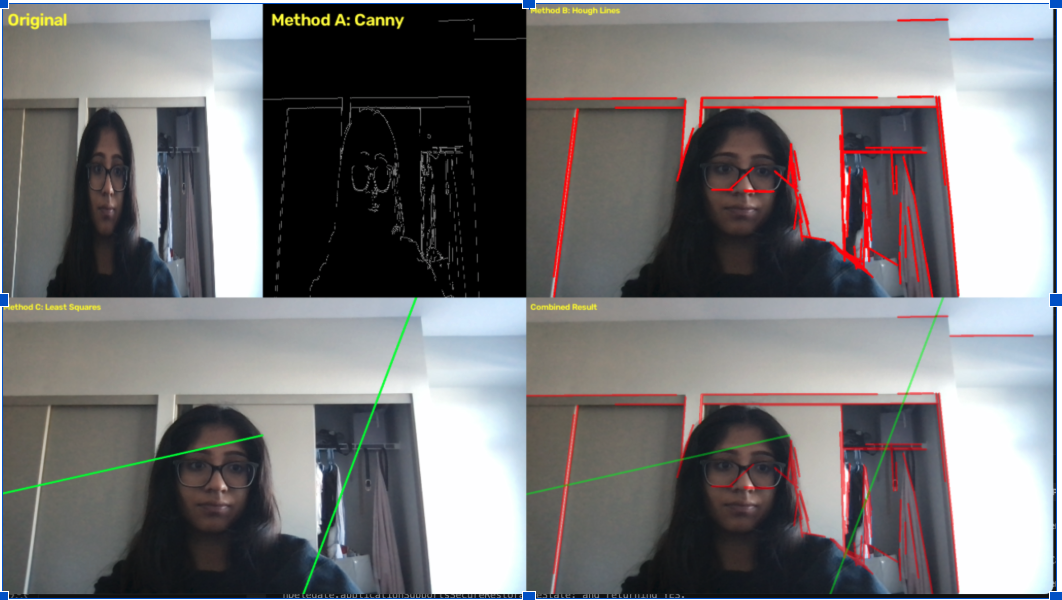
#> input picture images/experiment1.png, 1062 x 600 px, given in place of the camera
$ python Bharath_Shreya_line_detection.py
#> lines starting #> are read from the running program, lines starting #| are printed output that depends on the picture; after the words box and inside, x2 and y2 are one past the last pixel; in counts of white or black regions, pixels touching at a corner belong together
#> in main, frame is the input picture: shape (600, 1062, 3); mean B, G, R 119, 117.9, 119.2
import cv2
import numpy as np


def detect_canny(frame):
    """
    Convert the frame to grayscale and detect edges using Canny.
    """
    gray = cv2.cvtColor(frame, cv2.COLOR_BGR2GRAY)

    edges = cv2.Canny(
        gray,
        50,
        150
    )
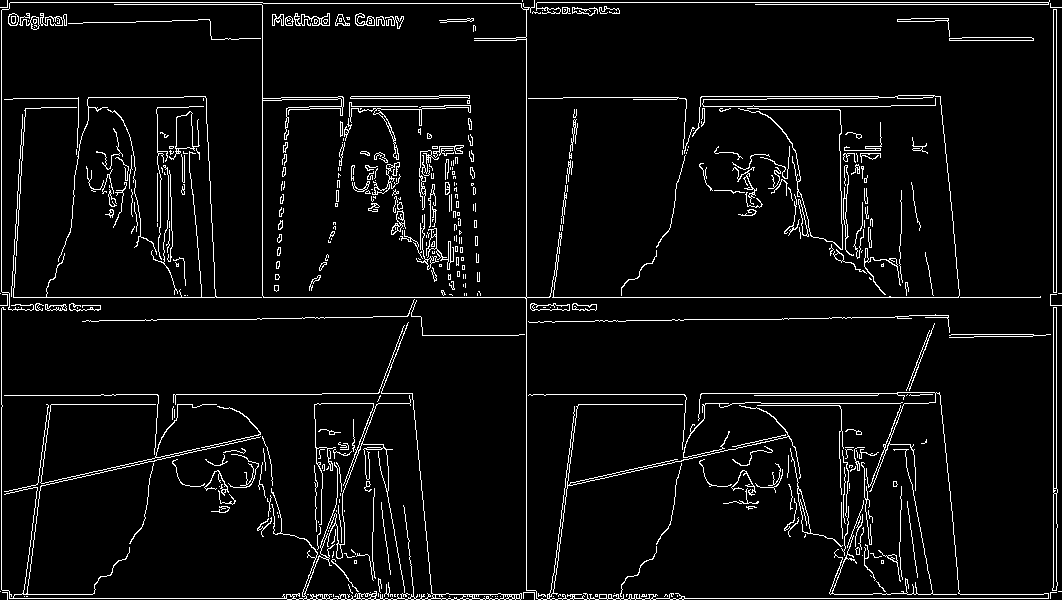
#> edges: shape (600, 1062); 5.1% white in thin lines or dots

    return edges


def detect_hough(frame, edges):
    """
    Detect line segments using the probabilistic Hough transform.
    """
    output = frame.copy()

    lines = cv2.HoughLinesP(
        edges,
        rho=1,
        theta=np.pi / 180,
        threshold=50,
        minLineLength=50,
        maxLineGap=20
    )
#> lines = 211 rows, first 6: [7, 598, 1050, 598], [7, 297, 1050, 297], [534, 2, 1048, 2], [283, 594, 679, 594], [1, 589, 1, 7], [1053, 592, 1053, 7]

    if lines is not None:
        for line in lines:
            x1, y1, x2, y2 = line.flatten()

            cv2.line(
                output,
                (int(x1), int(y1)),
                (int(x2), int(y2)),
                (0, 0, 255),
                3
            )
#> this loop made 211 passes
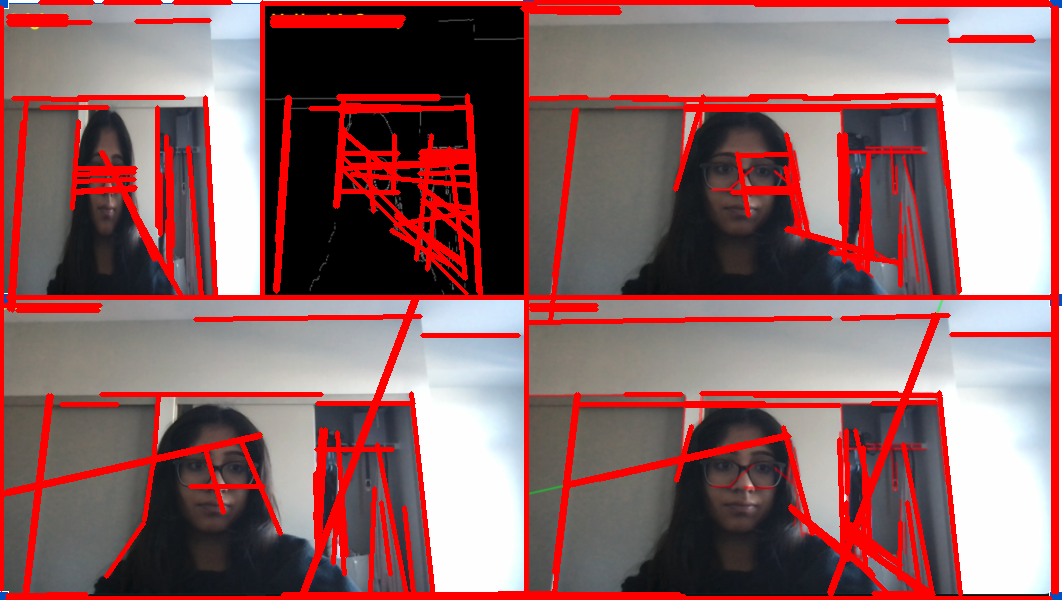
#> output: shape (600, 1062, 3); 16.18% of pixels changed, all inside (x1, y1, x2, y2) = (0, 0, 1059, 600)

    return output


def detect_least_squares(frame, edges):
    """
    Fit one least-squares line to edge points in
    the left half and one line in the right half.
    """
    output = frame.copy()

    height, width = edges.shape
#> height = 600; width = 1062

    regions = [
        (0, width // 2),
        (width // 2, width)
    ]
#> regions = [(0, 531), (531, 1062)]

    for x_start, x_end in regions:
        region = edges[:, x_start:x_end]

        # Find coordinates of edge pixels
        y_points, x_points = np.where(region > 0)

        # Convert local x-coordinates to full-image coordinates
        x_points = x_points + x_start

        # Skip the region if there are not enough edge points
        if len(x_points) < 20:
            continue

        points = np.column_stack(
            (x_points, y_points)
        ).astype(np.float32)

        # Fit a line using least-squares distance
        line = cv2.fitLine(
            points,
            cv2.DIST_L2,
            0,
            0.01,
            0.01
        )

        vx, vy, x0, y0 = line.flatten()

        # Handle vertical lines
        if abs(vx) < 1e-6:
            x1 = int(x0)
            x2 = int(x0)
            y1 = 0
            y2 = height - 1

        else:
            x1 = x_start
            x2 = x_end - 1

            y1 = int(y0 + (x1 - x0) * vy / vx)
            y2 = int(y0 + (x2 - x0) * vy / vx)

        # Draw the fitted line in green
        cv2.line(
            output,
            (int(x1), int(y1)),
            (int(x2), int(y2)),
            (0, 255, 0),
            3
        )
#> this loop made 2 passes
#> (vx, vy, x0, y0, y1, y2) on passes 1 to 2: (0.0348, 0.999, 269.7, 287.4, -7458, 7763), (0.0405, -0.999, 809.1, 317.4, 7184, -5900)
#> pass 1, in detect_least_squares, `region = edges[:, x_start:x_end]`:
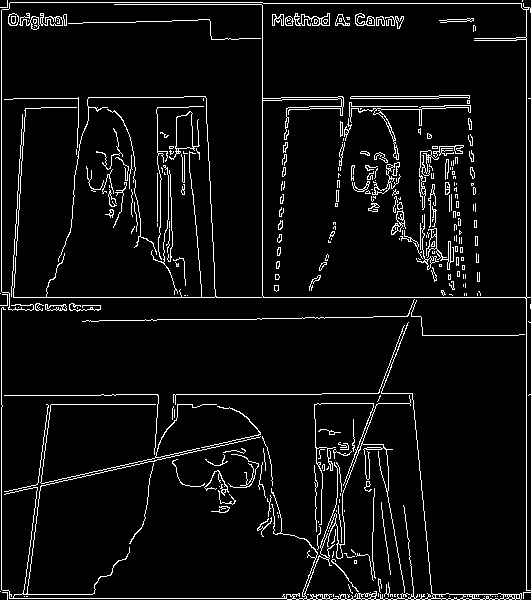
#> region: shape (600, 531); 5.7% white in thin lines or dots
#> after the loop:
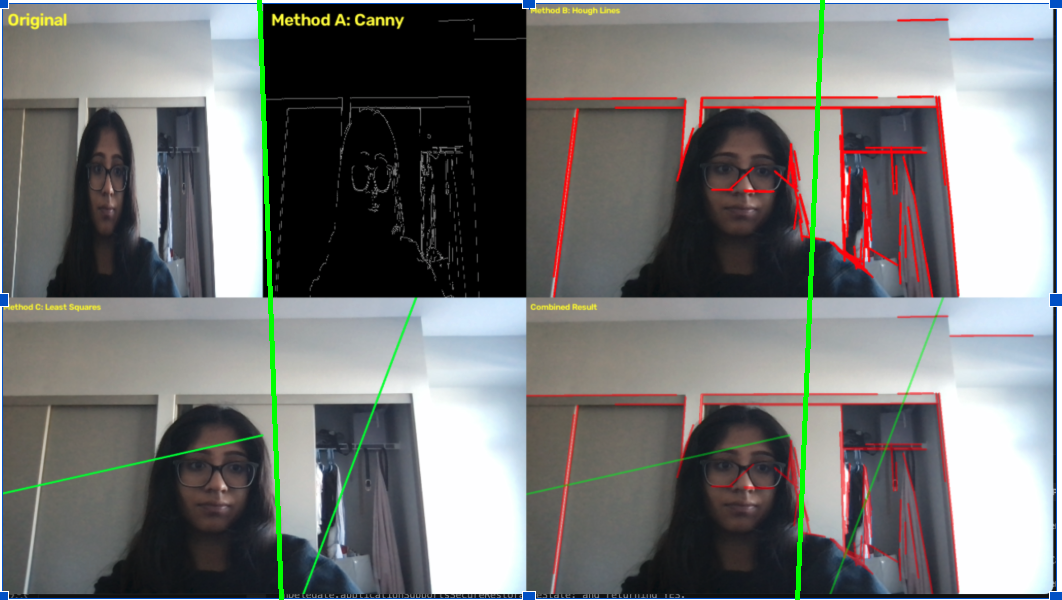
#> output: shape (600, 1062, 3); 0.94% of pixels changed, all inside (x1, y1, x2, y2) = (257, 0, 825, 600)

    return output


def add_label(image, text):
    """
    Add a yellow label to an image.
    """
    cv2.putText(
        image,
        text,
        (10, 30),
        cv2.FONT_HERSHEY_SIMPLEX,
        0.7,
        (0, 255, 255),
        2
    )

    return image


def compose_display(
    frame,
    edges,
    hough_result,
    least_squares_result
):
    """
    Create the 2x2 real-time visualization.
    """

    panel_width = 640
    panel_height = 360

    # Convert Canny edges to a 3-channel image
    canny_display = cv2.cvtColor(
        edges,
        cv2.COLOR_GRAY2BGR
    )
#> canny_display: shape (600, 1062, 3); 5.1% white in thin lines or dots

    # Create the combined result
    combined_result = cv2.addWeighted(
        hough_result,
        0.5,
        least_squares_result,
        0.5,
        0
    )

    # Resize the original and Canny images
    original_small = cv2.resize(
        frame,
        (panel_width // 2, panel_height)
    )

    canny_small = cv2.resize(
        canny_display,
        (panel_width // 2, panel_height)
    )

    # Add labels to the original/Canny panel
    add_label(original_small, "Original")
    add_label(canny_small, "Method A: Canny")

    # Place original and Canny side by side
    original_canny_panel = np.hstack(
        (
            original_small,
            canny_small
        )
    )

    # Resize the other panels
    hough_panel = cv2.resize(
        hough_result,
        (panel_width, panel_height)
    )

    least_squares_panel = cv2.resize(
        least_squares_result,
        (panel_width, panel_height)
    )

    combined_panel = cv2.resize(
        combined_result,
        (panel_width, panel_height)
    )

    # Add labels
    add_label(hough_panel, "Method B: Hough Lines")
    add_label(
        least_squares_panel,
        "Method C: Least Squares"
    )
    add_label(
        combined_panel,
        "Combined Result"
    )

    # Create the top row
    top_row = np.hstack(
        (
            original_canny_panel,
            hough_panel
        )
    )
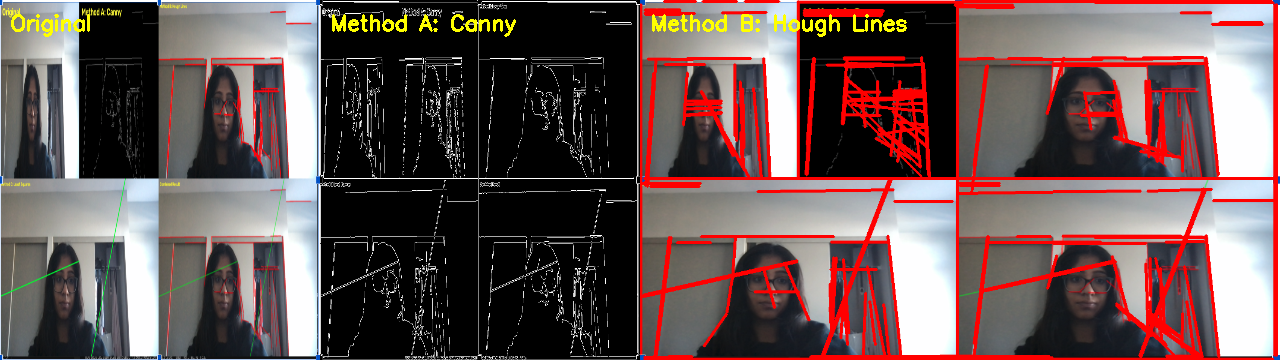
#> top_row: shape (360, 1280, 3); mean B, G, R 83.7, 84.9, 105.7

    # Create the bottom row
    bottom_row = np.hstack(
        (
            least_squares_panel,
            combined_panel
        )
    )
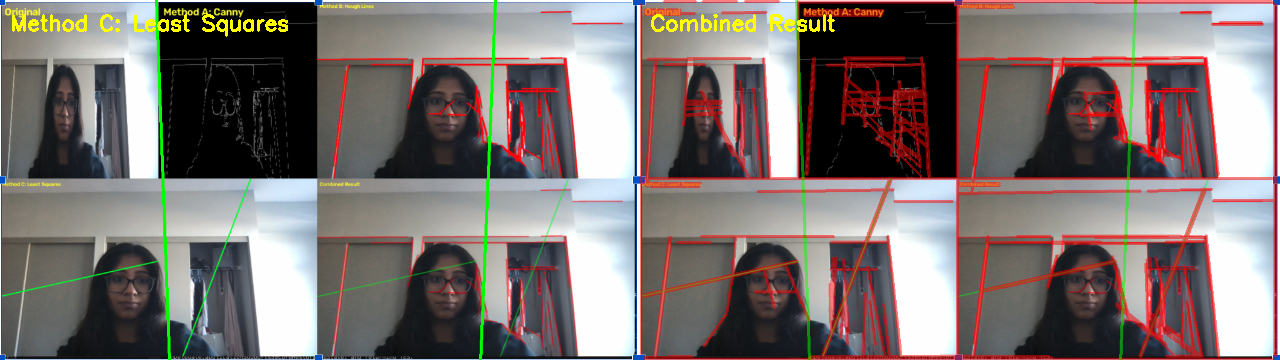
#> bottom_row: shape (360, 1280, 3); mean B, G, R 113, 115.6, 125

    # Create the final 2x2 layout
    grid = np.vstack(
        (
            top_row,
            bottom_row
        )
    )
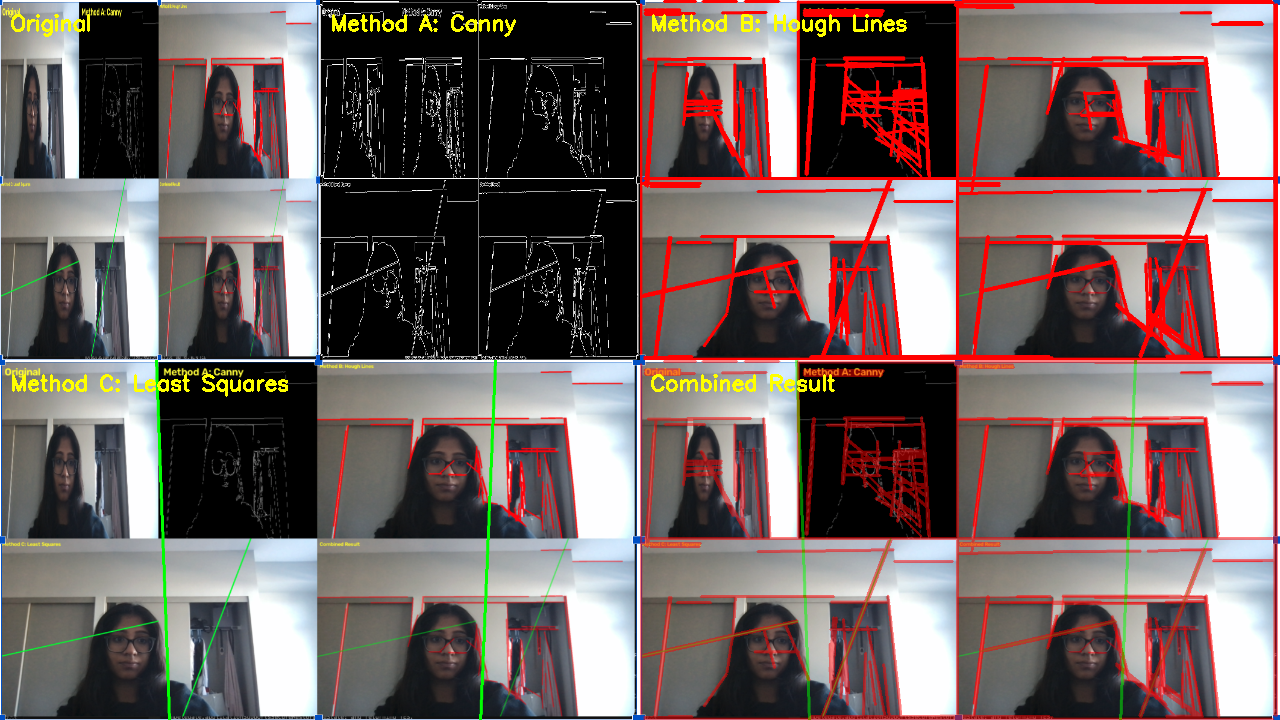
#> grid: shape (720, 1280, 3); mean B, G, R 98.4, 100.2, 115.4

    return grid


def main():
    """
    Open the camera and run the real-time program.
    """

    cap = cv2.VideoCapture(0)

    if not cap.isOpened():
        print("Error: Could not open camera.")
        return

    while True:
        ret, frame = cap.read()

        if not ret:
            print("Error: Could not read frame.")
            break

        # Method A: Canny edge detection
        edges = detect_canny(frame)

        # Method B: Hough line detection
        hough_result = detect_hough(
            frame,
            edges
        )

        # Method C: Least-squares line fitting
        least_squares_result = detect_least_squares(
            frame,
            edges
        )

        # Create the side-by-side display
        display = compose_display(
            frame,
            edges,
            hough_result,
            least_squares_result
        )

        cv2.imshow(
            "Real-Time Detection Comparison",
            display
        )

        # Press q or Esc to quit
        key = cv2.waitKey(1) & 0xFF
#> (key q is pressed here)

        if key == ord("q") or key == 27:
            break

    # Cleanly release the camera and close windows
    cap.release()
    cv2.destroyAllWindows()


if __name__ == "__main__":
    main()

$ run again, on images/experiment5.png
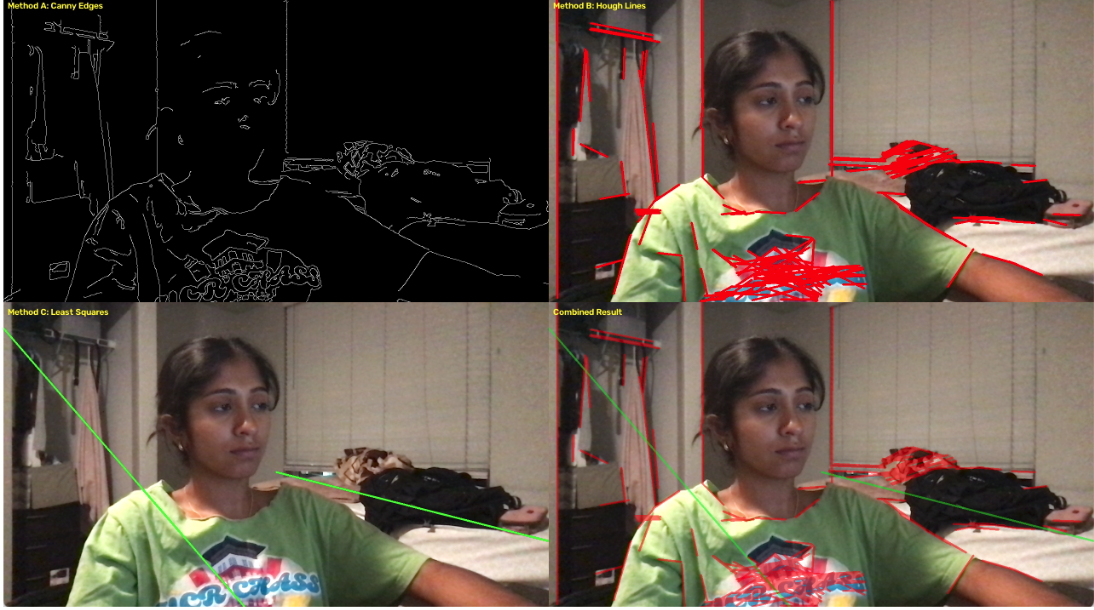
#> input picture images/experiment5.png, 1094 x 610 px, given in place of the camera
#> in main, frame is the input picture: shape (610, 1094, 3); mean B, G, R 70.4, 81.2, 94.3
#> in detect_canny, `edges = cv2.Canny( gray, 50, 150 )`:
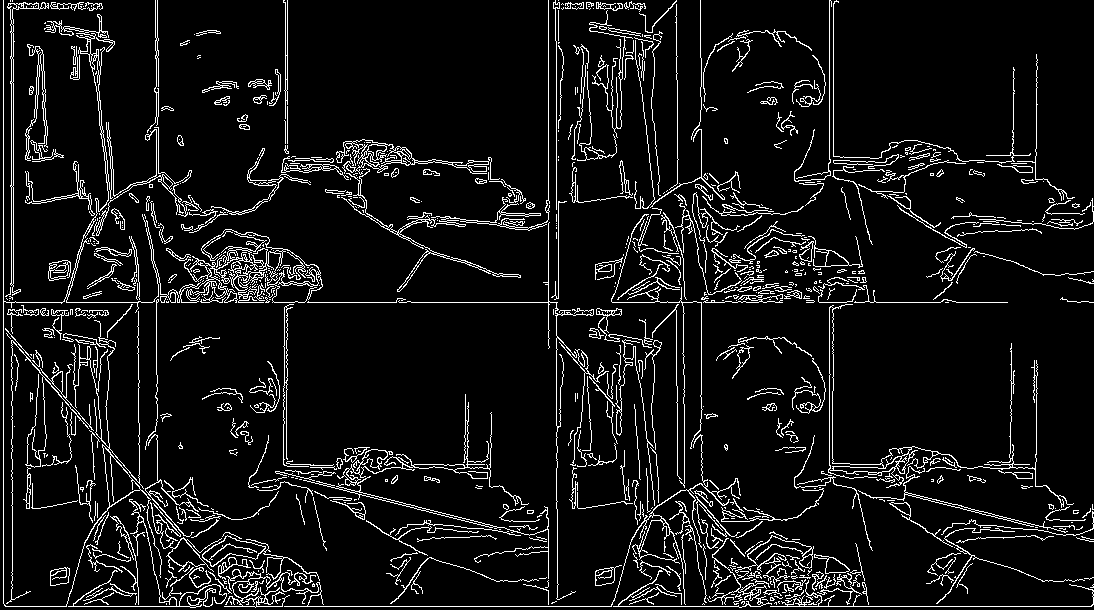
#> edges: shape (610, 1094); 7.9% white in thin lines or dots
#> lines = 739 rows, first 6: [5, 606, 1091, 606], [3, 302, 557, 302], [3, 603, 3, 0], [548, 348, 548, 0], [829, 175, 829, 0], [556, 508, 556, 296]
#> the loop in detect_hough, `for line in lines:` made 739 passes
#> the loop in detect_least_squares, `for x_start, x_end in regions:` made 2 passes
#> (vx, vy, x0, y0, y1, y2) on passes 1 to 2: (0.361, 0.932, 220.2, 339.4, -228, 1179), (0.326, 0.945, 766.1, 339.8, -295, 1288)
#> canny_display: shape (610, 1094, 3); 7.9% white in thin lines or dots
#> image: shape (360, 640, 3)
#> in compose_display, `grid = np.vstack( ( top_row, bottom_row ) )`:
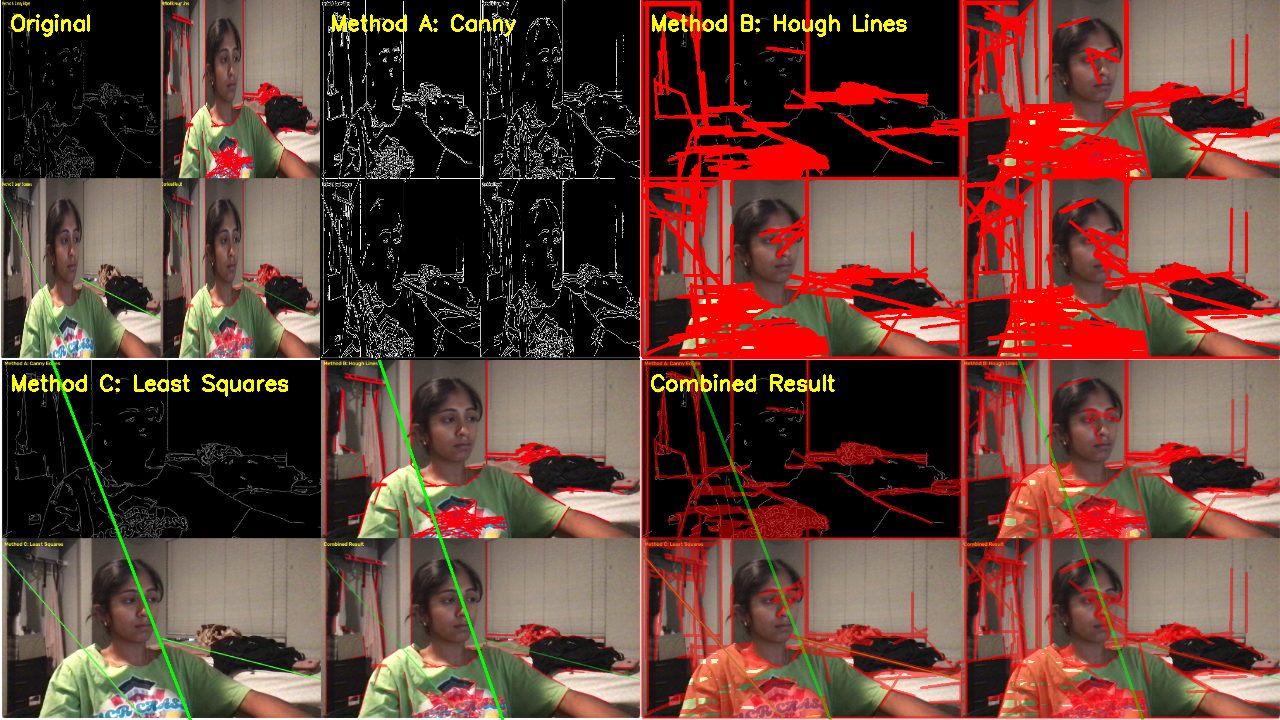
#> grid: shape (720, 1280, 3); mean B, G, R 55.3, 66, 100.8
